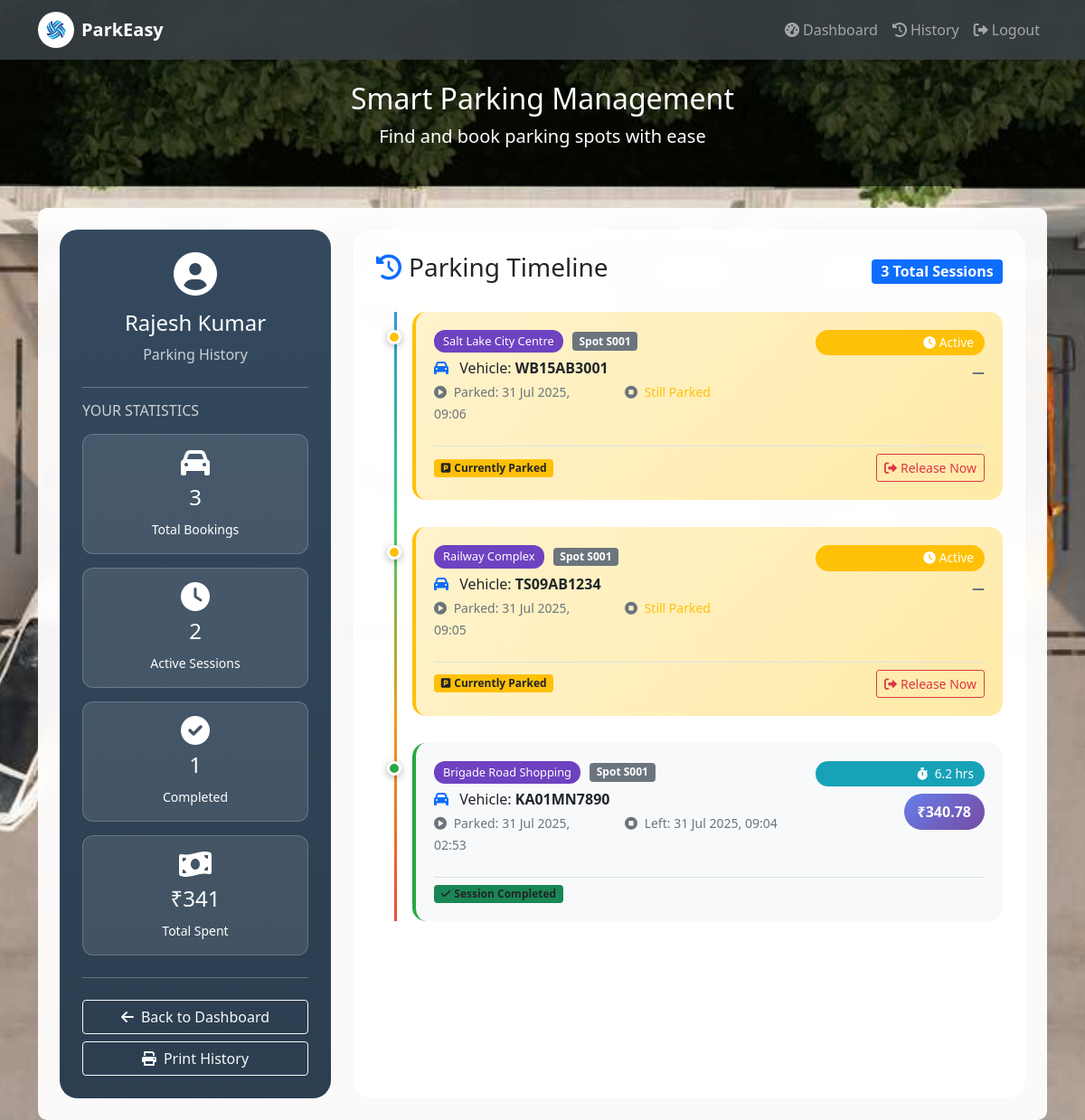
The page /user/history (signed in) on the database its author committed.
### models.py (models this page shows)
class User(db.Model):
    id = db.Column(db.Integer, primary_key=True)
    username = db.Column(db.String(80), unique=True, nullable=False)
    email = db.Column(db.String(120), unique=True, nullable=False)
    full_name = db.Column(db.String(100), nullable=False)
    password_hash = db.Column(db.String(255), nullable=False)
    is_admin = db.Column(db.Boolean, default=False)
    reservations = db.relationship('Reservation', backref='user', lazy=True)

class Reservation(db.Model):
    id = db.Column(db.Integer, primary_key=True)
    user_id = db.Column(db.Integer, db.ForeignKey('user.id'), nullable=False)
    spot_id = db.Column(db.Integer, db.ForeignKey('parking_spot.id'), nullable=False)
    vehicle_number = db.Column(db.String(20), nullable=False)
    parking_timestamp = db.Column(db.DateTime, nullable=False, default=lambda: datetime.now(timezone.utc))
    leaving_timestamp = db.Column(db.DateTime, nullable=True)
    parking_cost = db.Column(db.Float, nullable=True)
    status = db.Column(db.String(20), nullable=False, default='active')

class ParkingLot(db.Model):
    id = db.Column(db.Integer, primary_key=True)
    prime_location_name = db.Column(db.String(100), nullable=False)
    address = db.Column(db.String(200), nullable=False)
    pin_code = db.Column(db.String(10), nullable=False)
    price_per_hour = db.Column(db.Float, nullable=False, default=10.0)
    maximum_number_of_spots = db.Column(db.Integer, nullable=False)
    spots = db.relationship('ParkingSpot', backref='lot', lazy=True, cascade='all, delete-orphan')

class ParkingSpot(db.Model):
    id = db.Column(db.Integer, primary_key=True)
    lot_id = db.Column(db.Integer, db.ForeignKey('parking_lot.id'), nullable=False)
    spot_number = db.Column(db.String(10), nullable=False)
    status = db.Column(db.String(1), nullable=False, default='A')  # A = Available, O = Occupied
    reservations = db.relationship('Reservation', backref='spot', lazy=True)

### app.py (the view)
@app.route('/user/history')
def user_history():
    if 'user_id' not in session:
        return redirect(url_for('login'))
    user = User.query.get(session['user_id'])
    reservations = Reservation.query.filter_by(user_id=user.id).order_by(Reservation.parking_timestamp.desc()).all()
    return render_template('user_history.html', user=user, reservations=reservations)

### templates/user_history.html (shortened to what this page needs)
{% extends "base.html" %}
{% block content %}
<div class="history-container">
    <div class="stats-panel">
        <div class="text-center mb-4">
            <i class="fas fa-user-circle fa-3x mb-3"></i>
            <h4>{{ user.full_name }}</h4>
            <p class="opacity-75">Parking History</p>
        </div>
        <hr class="opacity-25">
        <h6 class="text-uppercase opacity-75 mb-3">Your Statistics</h6>
        <div class="stat-card">
            <i class="fas fa-car fa-2x mb-2"></i>
            <h4>{{ reservations|length }}</h4>
            <small>Total Bookings</small>
        </div>
        <div class="stat-card">
            <i class="fas fa-clock fa-2x mb-2"></i>
            <h4>{{ reservations|selectattr('status', 'equalto', 'active')|list|length }}</h4>
            <small>Active Sessions</small>
        </div>
        <div class="stat-card">
            <i class="fas fa-check-circle fa-2x mb-2"></i>
            <h4>{{ reservations|selectattr('status', 'equalto', 'completed')|list|length }}</h4>
            <small>Completed</small>
        </div>
        {% set total_cost = reservations|selectattr('parking_cost')|map(attribute='parking_cost')|sum %}
        <div class="stat-card">
            <i class="fas fa-money-bill-wave fa-2x mb-2"></i>
            <h4>₹{{ "%.0f"|format(total_cost) }}</h4>
            <small>Total Spent</small>
        </div>
        <hr class="opacity-25 my-4">
        <a href="{{ url_for('user_dashboard') }}" class="btn btn-outline-light w-100 mb-2">
            <i class="fas fa-arrow-left me-2"></i>Back to Dashboard
        </a>
        <button onclick="window.print()" class="btn btn-outline-light w-100">
            <i class="fas fa-print me-2"></i>Print History
        </button>
    </div>
    <div class="history-timeline">
        <div class="d-flex justify-content-between align-items-center mb-4">
            <h3><i class="fas fa-history me-2 text-primary"></i>Parking Timeline</h3>
            <span class="badge bg-primary fs-6">{{ reservations|length }} Total Sessions</span>
        </div>
        {% if reservations %}
            <div class="timeline-track">
                <div class="timeline-rail"></div>
                {% for reservation in reservations %}
                <div class="history-entry {{ reservation.status }}">
                    <div class="timeline-marker {{ reservation.status }}"></div>
                    <div class="row">
                        <div class="col-md-8">
                            <div class="d-flex align-items-center mb-2">
                                <span class="location-tag">{{ reservation.spot.lot.prime_location_name }}</span>
                                <span class="badge bg-secondary">Spot {{ reservation.spot.spot_number }}</span>
                            </div>
                            <h6 class="mb-1">
                                <i class="fas fa-car me-2 text-primary"></i>
                                Vehicle: <strong>{{ reservation.vehicle_number }}</strong>
                            </h6>
                            <div class="row mb-2">
                                <div class="col-sm-6">
                                    <small class="text-muted">
                                        <i class="fas fa-play-circle me-1"></i>
                                        Parked: {{ reservation.parking_timestamp.strftime('%d %b %Y, %H:%M') }}
                                    </small>
                                </div>
                                <div class="col-sm-6">
                                    <small class="text-muted">
                                        <i class="fas fa-stop-circle me-1"></i>
                                        {% if reservation.leaving_timestamp %}
                                            Left: {{ reservation.leaving_timestamp.strftime('%d %b %Y, %H:%M') }}
                                        {% else %}
                                            <span class="text-warning">Still Parked</span>
                                        {% endif %}
                                    </small>
                                </div>
                            </div>
                        </div>
                        <div class="col-md-4 text-end">
                            {% if reservation.leaving_timestamp %}
                                <div class="duration-badge mb-2">
                                    <i class="fas fa-stopwatch me-1"></i>
                                    {{ "%.1f"|format((reservation.leaving_timestamp - reservation.parking_timestamp).total_seconds() / 3600) }} hrs
                                </div>
                            {% else %}
                                <div class="duration-badge mb-2 bg-warning">
                                    <i class="fas fa-clock me-1"></i>Active
                                </div>
                            {% endif %}
                            {% if reservation.parking_cost %}
                                <div class="cost-highlight">
                                    ₹{{ reservation.parking_cost }}
                                </div>
                            {% else %}
                                <div class="text-muted">
                                    <i class="fas fa-minus"></i>
                                </div>
                            {% endif %}
                        </div>
                    </div>
                    <div class="mt-3 pt-2 border-top">
                        <div class="d-flex justify-content-between align-items-center">
                            <span class="badge {% if reservation.status == 'active' %}bg-warning{% elif reservation.status == 'completed' %}bg-success{% else %}bg-secondary{% endif %} text-dark">
                                {% if reservation.status == 'active' %}
                                    <i class="fas fa-parking me-1"></i>Currently Parked
                                {% elif reservation.status == 'completed' %}
                                    <i class="fas fa-check me-1"></i>Session Completed
                                {% else %}
                                    <i class="fas fa-info me-1"></i>{{ reservation.status.title() }}
                                {% endif %}
                            </span>
                            {% if reservation.status == 'active' %}
                                <a href="{{ url_for('release_parking', reservation_id=reservation.id) }}"
                                   class="btn btn-sm btn-outline-danger"
                                   onclick="return confirm('Release this parking spot?')">
                                   <i class="fas fa-sign-out-alt me-1"></i>Release Now
                                </a>
                            {% endif %}
                        </div>
                    </div>
                </div>
                {% endfor %}
            </div>
        {% endif %}
    </div>
</div>
{% endblock %}

### templates/user_history.html (style rules this page uses)
.history-container { display: flex; gap: 25px; min-height: 75vh; }
.stats-panel { background: linear-gradient(180deg, #34495e 0%, #2c3e50 100%); border-radius: 20px; color: white; padding: 25px; width: 300px; position: sticky; top: 20px; height: fit-content; }
.history-timeline { flex: 1; background: rgba(255, 255, 255, 0.9); border-radius: 20px; padding: 25px; }
.stat-card { background: rgba(255, 255, 255, 0.1); border-radius: 12px; padding: 15px; margin-bottom: 15px; text-align: center; border: 1px solid rgba(255, 255, 255, 0.2); }
.timeline-track { position: relative; padding-left: 40px; }
.timeline-rail { position: absolute; left: 20px; top: 0; bottom: 0; width: 3px; background: linear-gradient(to bottom, #3498db, #2ecc71, #f39c12, #e74c3c); }
.history-entry { position: relative; margin-bottom: 30px; background: #f8f9fa; border-radius: 15px; padding: 20px; border-left: 4px solid #3498db; transition: all 0.3s ease; }
.history-entry.completed { border-left-color: #28a745; }
.history-entry.active { border-left-color: #ffc107; background: linear-gradient(135deg, #fff3cd 0%, #ffeaa7 100%); }
.timeline-marker { position: absolute; left: -32px; top: 20px; width: 16px; height: 16px; border-radius: 50%; background: #3498db; border: 3px solid white; box-shadow: 0 2px 8px rgba(0,0,0,0.3); }
.timeline-marker.completed { background: #28a745; }
.timeline-marker.active { background: #ffc107; animation: glow 2s infinite; }
.cost-highlight { background: linear-gradient(135deg, #667eea 0%, #764ba2 100%); color: white; padding: 8px 15px; border-radius: 20px; font-weight: bold; display: inline-block; }
.duration-badge { background: #17a2b8; color: white; padding: 4px 12px; border-radius: 15px; font-size: 0.85em; }
.location-tag { background: #6f42c1; color: white; padding: 3px 10px; border-radius: 12px; font-size: 0.8em; margin-right: 10px; }

### rows shown on the page
User: full_name "Rajesh Kumar"
Reservation: spot.lot.prime_location_name "Salt Lake City Centre", spot.spot_number "S001", vehicle_number "WB15AB3001", parking_timestamp "31 Jul 2025, 09:06", shows "Still Parked", shows "Active", status "active" (drawn)
Reservation: spot.lot.prime_location_name "Railway Complex", spot.spot_number "S001", vehicle_number "TS09AB1234", parking_timestamp "31 Jul 2025, 09:05", shows "Still Parked", shows "Active", status "active" (drawn)
Reservation: spot.lot.prime_location_name "Brigade Road Shopping", spot.spot_number "S001", vehicle_number "KA01MN7890", parking_timestamp "31 Jul 2025, 02:53", leaving_timestamp "31 Jul 2025, 09:04", leaving_timestamp+parking_timestamp "6.2", parking_cost "340.78", status "completed" (drawn)

### other values the page prints
{{ reservations|length }} "3"
{{ reservations|selectattr('status', 'equalto', 'active')|list|length }} "2"
{{ reservations|selectattr('status', 'equalto', 'completed')|list|length }} "1"
{{ "%.0f"|format(total_cost) }} "341"
